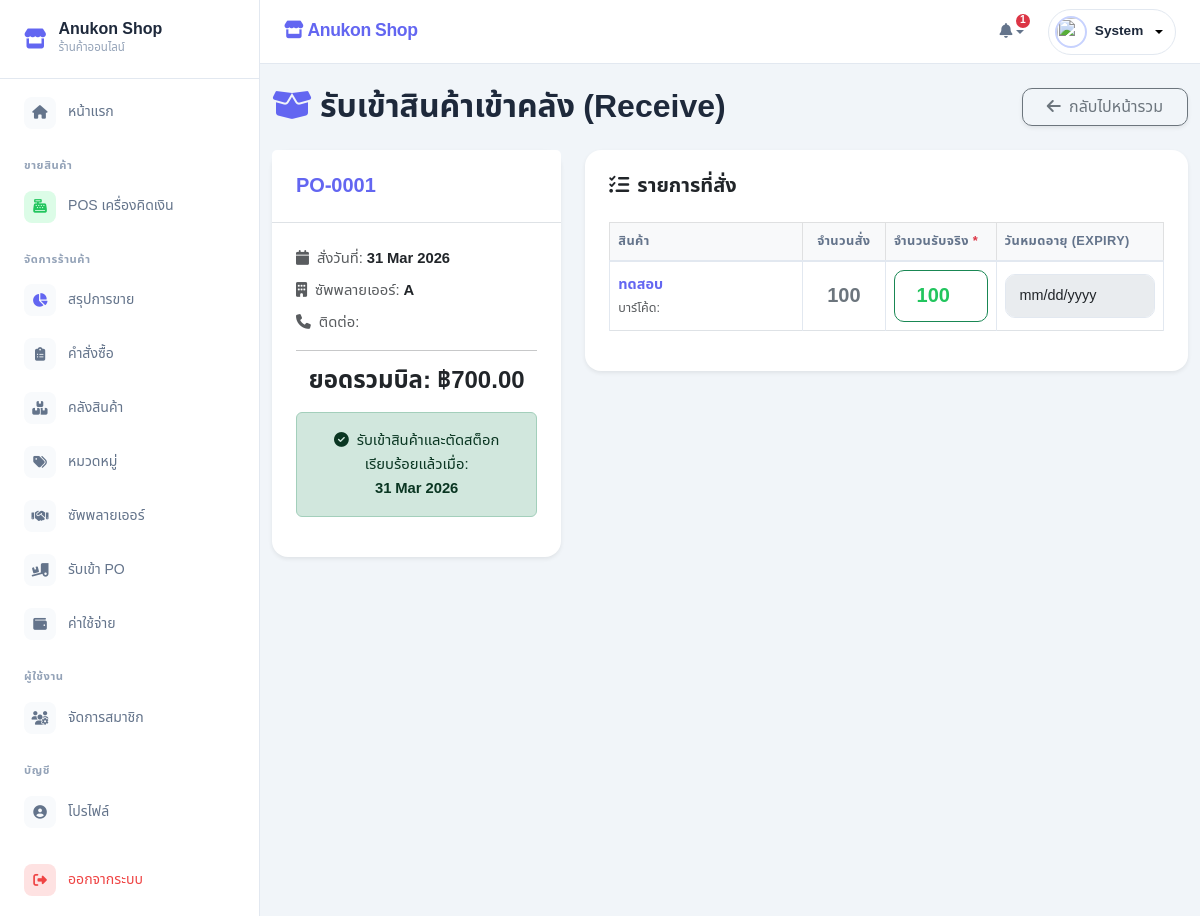
/views/purchase_receive.php?id=1 (signed in), run on the app's committed database.
### tables this page shows
CREATE TABLE `bill_purchases` (
  `purchases_id` int(11) NOT NULL,
  `sp_id` int(11) DEFAULT NULL,
  `total_cost` decimal(12,2) DEFAULT 0.00,
  `purchase_date` date DEFAULT NULL,
  `received_date` date DEFAULT NULL,
  `purchase_status` tinyint(4) DEFAULT NULL COMMENT '1=Pending, 2=Received, 0=Cancelled',
  `remark` text DEFAULT NULL,
  `created_at` timestamp NOT NULL DEFAULT current_timestamp(),
  `updated_at` timestamp NOT NULL DEFAULT current_timestamp() ON UPDATE current_timestamp()
);

CREATE TABLE `supplers` (
  `sp_id` int(11) NOT NULL,
  `sp_name` varchar(200) NOT NULL,
  `sp_tax` varchar(20) DEFAULT NULL,
  `sp_address` int(11) DEFAULT NULL,
  `sp_email` varchar(100) DEFAULT NULL,
  `sp_status` tinyint(4) DEFAULT 1,
  `ct_first_name` varchar(100) DEFAULT NULL,
  `ct_last_name` varchar(100) DEFAULT NULL,
  `ct_position` varchar(100) DEFAULT NULL,
  `ct_phone` varchar(20) DEFAULT NULL,
  `created_at` timestamp NOT NULL DEFAULT current_timestamp(),
  `updated_at` timestamp NOT NULL DEFAULT current_timestamp() ON UPDATE current_timestamp()
);

CREATE TABLE `detail_purchases` (
  `dlt_purchases_id` int(11) NOT NULL,
  `purchases_id` int(11) NOT NULL,
  `product_id` int(11) NOT NULL,
  `order_qty` int(11) NOT NULL,
  `received_qty` int(11) DEFAULT 0,
  `unit_cost` decimal(10,2) NOT NULL,
  `subtotal` decimal(12,2) DEFAULT NULL,
  `created_at` timestamp NOT NULL DEFAULT current_timestamp()
);

CREATE TABLE `products` (
  `prod_id` int(11) NOT NULL,
  `prod_name` varchar(200) NOT NULL,
  `type_id` int(11) DEFAULT NULL,
  `barcode` varchar(50) DEFAULT NULL,
  `price` decimal(10,2) NOT NULL,
  `detail` text DEFAULT NULL,
  `img` varchar(255) DEFAULT NULL,
  `status` tinyint(4) DEFAULT 1,
  `created_at` timestamp NOT NULL DEFAULT current_timestamp(),
  `updated_at` timestamp NOT NULL DEFAULT current_timestamp() ON UPDATE current_timestamp()
);

### views/purchase_receive.php (the view, shortened to what this page needs)
<?php
include_once '../includes/header.php';
include_once '../includes/sidebar.php';
$po_id = intval($_GET['id'] ?? 0);
$sql_po = "SELECT b.*, s.sp_name, s.ct_first_name, s.ct_phone, s.sp_tax
           FROM bill_purchases b
           LEFT JOIN supplers s ON b.sp_id = s.sp_id
           WHERE b.purchases_id = $po_id LIMIT 1";
$res_po = $conn->query($sql_po);
$po = $res_po->fetch_assoc();
$is_received = ($po['purchase_status'] == 2);
$sql_dtl = "SELECT d.*, p.prod_name, p.barcode
            FROM detail_purchases d
            JOIN products p ON d.product_id = p.prod_id
            WHERE d.purchases_id = $po_id";
$res_dtl = $conn->query($sql_dtl);
?>
<main id="content" class="flex-grow-1">
    <div class="container-fluid py-4">
        <div class="d-flex justify-content-between align-items-center mb-4">
            <h2 class="fw-bold mb-0">
                <i class="fa-solid fa-box-open text-primary me-2"></i>รับเข้าสินค้าเข้าคลัง (Receive)
            </h2>
            <a href="purchases.php" class="btn btn-outline-secondary rounded-pill px-4 shadow-sm">
                <i class="fa-solid fa-arrow-left me-1"></i> กลับไปหน้ารวม
            </a>
        </div>
        <div class="row g-4">
            <div class="col-lg-4">
                <div class="card border-0 shadow-sm rounded-4 sticky-top" style="top: 20px;">
                    <div class="card-header bg-white border-bottom p-4">
                        <h5 class="fw-bold mb-0 text-primary">PO-<?php echo str_pad($po['purchases_id'], 4, '0', STR_PAD_LEFT); ?></h5>
                    </div>
                    <div class="card-body p-4">
                        <p class="mb-2"><span class="text-muted"><i class="fa-solid fa-calendar me-2"></i>สั่งวันที่:</span> <strong><?php echo date('d M Y', strtotime($po['purchase_date'])); ?></strong></p>
                        <p class="mb-2"><span class="text-muted"><i class="fa-solid fa-building me-2"></i>ซัพพลายเออร์:</span> <strong><?php echo htmlspecialchars($po['sp_name']); ?></strong></p>
                        <p class="mb-2"><span class="text-muted"><i class="fa-solid fa-phone me-2"></i>ติดต่อ:</span> <strong><?php echo htmlspecialchars($po['ct_first_name'] . ' ' . $po['ct_phone']); ?></strong></p>
                        <hr>
                        <h4 class="fw-bold text-dark text-center my-3">ยอดรวมบิล: ฿<?php echo number_format($po['total_cost'], 2); ?></h4>
                        <?php if($is_received): ?>
                            <div class="alert alert-success text-center mt-3"><i class="fa-solid fa-check-circle me-1"></i> รับเข้าสินค้าและตัดสต็อกเรียบร้อยแล้วเมื่อ: <br><strong><?php echo date('d M Y', strtotime($po['received_date'])); ?></strong></div>
                        <?php else: ?>
                            <div class="alert alert-warning text-center mt-3"><i class="fa-solid fa-clock me-1"></i> สถานะ: รอรับสินค้า</div>
                        <?php endif; ?>
                    </div>
                </div>
            </div>
            <div class="col-lg-8">
                <div class="card border-0 shadow-sm rounded-4">
                    <form id="receiveForm">
                        <div class="card-body p-4">
                            <h5 class="fw-bold text-dark mb-4"><i class="fa-solid fa-list-check me-2"></i>รายการที่สั่ง</h5>
                            <div class="table-responsive">
                                <table class="table table-bordered align-middle table-hover">
                                    <thead class="table-light">
                                        <tr>
                                            <th>สินค้า</th>
                                            <th width="15%" class="text-center">จำนวนสั่ง</th>
                                            <th width="20%">จำนวนรับจริง <span class="text-danger">*</span></th>
                                            <th width="30%">วันหมดอายุ (Expiry)</th>
                                        </tr>
                                    </thead>
                                    <tbody>
                                        <?php while($item = $res_dtl->fetch_assoc()): ?>
                                            <tr>
                                                <td>
                                                    <div class="fw-bold text-primary"><?php echo htmlspecialchars($item['prod_name']); ?></div>
                                                    <small class="text-muted">บาร์โค้ด: <?php echo htmlspecialchars($item['barcode']); ?></small>
                                                </td>
                                                <td class="text-center fw-bold fs-5 text-secondary"><?php echo $item['order_qty']; ?></td>
                                                <td>
                                                    <input type="number" min="0" class="form-control fw-bold fs-5 text-center text-success border-success"
                                                           name="recv[<?php echo $item['dlt_purchases_id']; ?>][received_qty]"
                                                           value="<?php echo $is_received ? $item['received_qty'] : $item['order_qty']; ?>"
                                                           <?php echo $is_received ? 'readonly' : 'required'; ?>>
                                                </td>
                                                <td>
                                                    <input type="date" class="form-control"
                                                           name="recv[<?php echo $item['dlt_purchases_id']; ?>][expiry_date]"
                                                           <?php echo $is_received ? 'disabled' : ''; ?>>
                                                </td>
                                            </tr>
                                        <?php endwhile; ?>
                                    </tbody>
                                </table>
                            </div>
                        </div>
                    </form>
                </div>
            </div>
        </div>
    </div>
</main>
<?php include_once '../includes/footer.php'; ?>

### includes/header.php (style rules this page uses)
:root { --primary: #6366f1; --primary-hover: #4f46e5; --primary-light: #eef2ff; --primary-soft: #c7d2fe; --surface: #ffffff; --surface-alt: #f8fafc; --bg: #f1f5f9; --text: #1e293b; --text-muted: #94a3b8; --text-secondary: #64748b; --border: #e2e8f0; --success: #22c55e; --success-soft: #dcfce7; --danger: #ef4444; --danger-soft: #fee2e2; --warning: #f59e0b; --warning-soft: #fef3c7; --info: #3b82f6; --info-soft: #dbeafe; --radius: 16px; --radius-sm: 10px; --radius-xs: 6px; --shadow: 0 1px 3px rgba(0, 0, 0, 0.04), 0 1px 2px rgba(0, 0, 0, 0.03); --shadow-md: 0 4px 6px -1px rgba(0, 0, 0, 0.05), 0 2px 4px -2px rgba(0, 0, 0, 0.03); --shadow-lg: 0 10px 15px -3px rgba(0, 0, 0, 0.05), 0 4px 6px -4px rgba(0, 0, 0, 0.03); --transition: all 0.2s ease; }
* { box-sizing: border-box; }
body { font-family: 'Noto Sans Thai', sans-serif; background-color: var(--bg); margin: 0; padding: 0; overflow-x: hidden; color: var(--text); font-size: 0.925rem; line-height: 1.6; }
.text-primary { color: var(--primary) !important; }
.btn { border-radius: var(--radius-sm) !important; font-weight: 500; transition: var(--transition); }
.card { border: 1px solid var(--border); border-radius: var(--radius) !important; box-shadow: var(--shadow); background: var(--surface); transition: var(--transition); }
.form-control, .form-select { border-radius: var(--radius-sm) !important; border: 1px solid var(--border); padding: 10px 14px; font-size: 0.9rem; transition: var(--transition); }
.table { font-size: 0.9rem; }
.table th { font-weight: 600; font-size: 0.8rem; text-transform: uppercase; letter-spacing: 0.03em; color: var(--text-secondary); border-bottom: 2px solid var(--border); }
.table td { vertical-align: middle; color: var(--text); border-color: var(--border); }

### includes/sidebar.php (style rules this page uses)
.text-success { color: var(--success) !important; }

### data on the page
bill_purchases: purchases_id "0001", purchase_date "31 Mar 2026", sp.sp_name "A", total_cost "700.00", received_date "31 Mar 2026"
detail_purchases: product.prod_name "ทดสอบ", order_qty "100", received_qty "100"

### other printed values
$noti_count "1"
$_SESSION['full_name'] "System"
